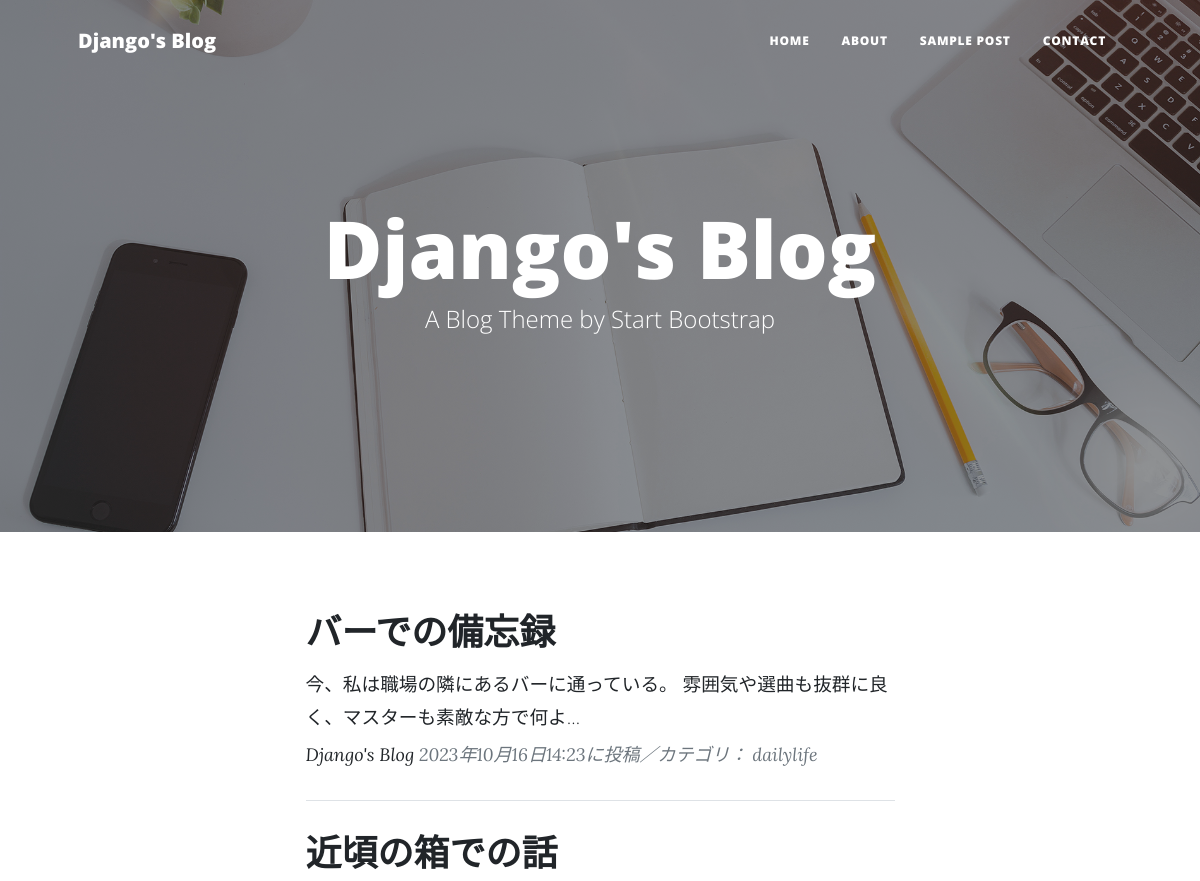
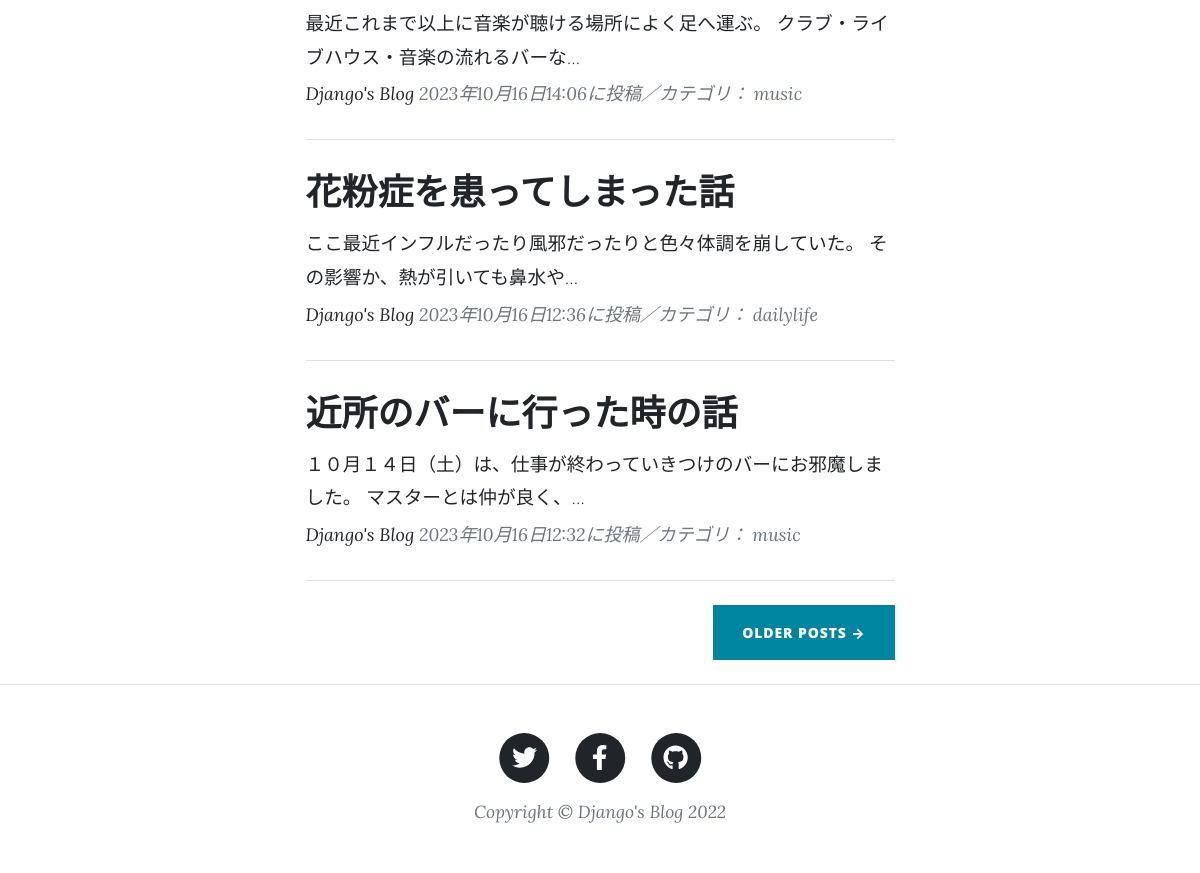
The page / on the database its author committed (2 pictures, top to bottom).
### blogapp/models.py (models this page shows, shortened)
class BlogPost(models.Model):
  CATEGORY = (('science', '科学のこと'),
              ('dailylife', '日常のこと'),
              ('music', '音楽のこと'))
  title = models.CharField(
      verbose_name='タイトル',
      max_length=200
      )
  content = models.TextField(
      verbose_name='本文'
      )
  posted_at = models.DateTimeField(
      verbose_name='投稿日時',
      auto_now_add=True
      )
  category = models.CharField(
      verbose_name='カテゴリ',
      max_length=50,
      choices=CATEGORY
      )

### blogapp/views.py (the view)
# urls.py: path('', views.IndexView.as_view(), name='index'),
class IndexView(ListView):
  template_name = 'index.html'
  context_object_name = 'orderby_records'
  queryset = BlogPost.objects.order_by('-posted_at')
  paginate_by = 4

### blogapp/templates/index.html
{% extends 'base.html' %}
{% load static %}
{% block header %}
<header class="masthead" style="background-image: url({% static 'assets/img/home-bg.jpg' %})">
    <div class="container position-relative px-4 px-lg-5">
        <div class="row gx-4 gx-lg-5 justify-content-center">
            <div class="col-md-10 col-lg-8 col-xl-7">
                <div class="site-heading">
                    <h1>Django's Blog</h1>
                    <span class="subheading">A Blog Theme by Start Bootstrap</span>
                </div>
            </div>
        </div>
    </div>
</header>
{% endblock %}
{% block contents %}
<div class="container px-4 px-lg-5">
    <div class="row gx-4 gx-lg-5 justify-content-center">
        <div class="col-md-10 col-lg-8 col-xl-7">
            {% for record in orderby_records %}
            <div class="post-preview">
                <a href="{% url 'blogapp:blog_detail' record.pk %}">
                    <h2 class="post-title">{{record.title}}</h2>
                    <h3 class="post-subtitle">
                        <span style="font-size : 14pt">
                            {{record.content|truncatechars:50}}
                        </span>
                    </h3>
                </a>
                <p class="post-meta">
                    <a href="#!">Django's Blog</a>
                    {{record.posted_at}}に投稿／カテゴリ：
                    {{record.category}}
                </p>
            </div>
            <hr class="my-4" />
            {% endfor %}
            <div class="d-flex justify-content-end mb-4"><a class="btn btn-primary text-uppercase" href="#!">Older Posts →</a></div>
        </div>
    </div>
</div>
{% endblock %}

### blogapp/templates/base.html (shortened to what this page needs)
{% load static %}
<!DOCTYPE html>
<html lang="ja">
    <head>
        <link href={% static 'css/styles.css' %} rel="stylesheet" />
    </head>
    <body>
        <nav class="navbar navbar-expand-lg navbar-light" id="mainNav">
            <div class="container px-4 px-lg-5">
                <a class="navbar-brand" href={% url 'blogapp:index' %}>Django's Blog</a>
                <div class="collapse navbar-collapse" id="navbarResponsive">
                    <ul class="navbar-nav ms-auto py-4 py-lg-0">
                        <li class="nav-item"><a class="nav-link px-lg-3 py-3 py-lg-4" href="{% url 'blogapp:index' %}">Home</a></li>
                        <li class="nav-item"><a class="nav-link px-lg-3 py-3 py-lg-4" href="about.html">About</a></li>
                        <li class="nav-item"><a class="nav-link px-lg-3 py-3 py-lg-4" href="post.html">Sample Post</a></li>
                        <li class="nav-item"><a class="nav-link px-lg-3 py-3 py-lg-4" href="contact.html">Contact</a></li>
                    </ul>
                </div>
            </div>
        </nav>
        {% block header %}{% endblock %}
        {% block contents %}{% endblock %}
        <footer class="border-top">
            <div class="container px-4 px-lg-5">
                <div class="row gx-4 gx-lg-5 justify-content-center">
                    <div class="col-md-10 col-lg-8 col-xl-7">
                        <ul class="list-inline text-center">
                            <li class="list-inline-item">
                                <a href="https://twitter.com/">
                                    <span class="fa-stack fa-lg">
                                        <i class="fas fa-circle fa-stack-2x"></i>
                                        <i class="fab fa-twitter fa-stack-1x fa-inverse"></i>
                                    </span>
                                </a>
                            </li>
                            <li class="list-inline-item">
                                <a href="https://www.facebook.com/">
                                    <span class="fa-stack fa-lg">
                                        <i class="fas fa-circle fa-stack-2x"></i>
                                        <i class="fab fa-facebook-f fa-stack-1x fa-inverse"></i>
                                    </span>
                                </a>
                            </li>
                            <li class="list-inline-item">
                                <a href="https://github.co.jp/">
                                    <span class="fa-stack fa-lg">
                                        <i class="fas fa-circle fa-stack-2x"></i>
                                        <i class="fab fa-github fa-stack-1x fa-inverse"></i>
                                    </span>
                                </a>
                            </li>
                        </ul>
                        <div class="small text-center text-muted fst-italic">Copyright &copy; Django's Blog 2022</div>
                    </div>
                </div>
            </div>
        </footer>
    </body>
</html>

### rows shown on the page
BlogPost: title "バーでの備忘録", content "今、私は職場の隣にあるバーに通っている。 雰囲気や選曲も抜群に良く、マスターも素敵な方で何よ…", posted_at "2023年10月16日14:23", category "dailylife"
BlogPost: title "近頃の箱での話", content "最近これまで以上に音楽が聴ける場所によく足へ運ぶ。 クラブ・ライブハウス・音楽の流れるバーな…", posted_at "2023年10月16日14:06", category "music"
BlogPost: title "花粉症を患ってしまった話", content "ここ最近インフルだったり風邪だったりと色々体調を崩していた。 その影響か、熱が引いても鼻水や…", posted_at "2023年10月16日12:36", category "dailylife"
BlogPost: title "近所のバーに行った時の話", content "１０月１４日（土）は、仕事が終わっていきつけのバーにお邪魔しました。 マスターとは仲が良く、…", posted_at "2023年10月16日12:32", category "music"
